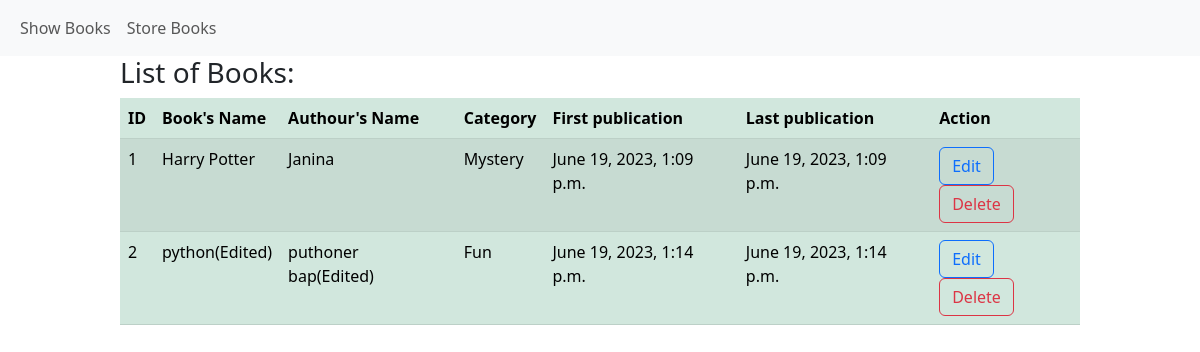
The page /show_books/ on the database as committed earlier.
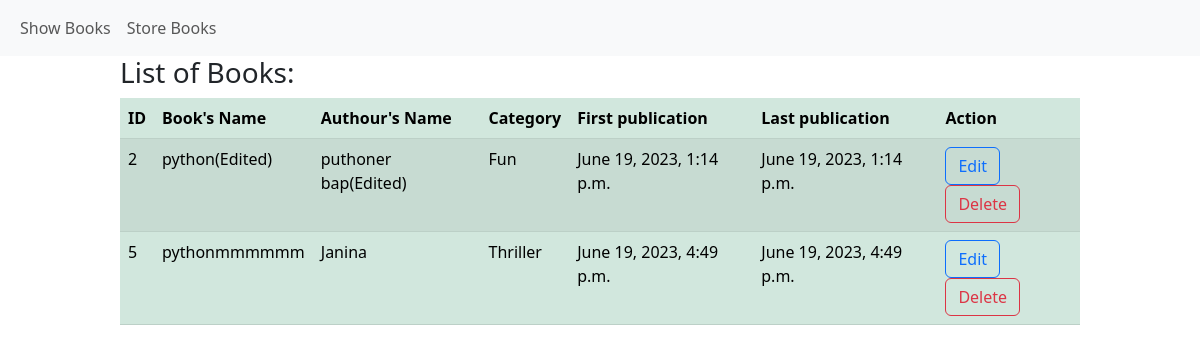
The same page on the database as committed later.
### book/models.py (models this page shows)
class BookStoreModel(models.Model):
    CATEGORY=(('Mystery','Mystery'),
              ('Thriller','Thriller'),
              ('Fun','Fun'),)
    id=models.IntegerField(primary_key=True)
    book_name=models.CharField(max_length=30)
    author_name=models.CharField(max_length=30)
    category=models.CharField(max_length=30,choices=CATEGORY)
    first_pub=models.DateTimeField(auto_now_add=True) #First date to entry/publication
    last_pub=models.DateTimeField(auto_now=True) #Last update

### book/views.py (the view)
# urls.py: path('show_books/',show_books,name='show_book'),
def show_books(request):
    book=BookStoreModel.objects.all()
    print(book)
    return render(request,'show_book.html',{'data':book})

### book/templates/show_book.html
{% extends "base.html" %}
{% block content %}
<div style="width:80%; margin:auto;">
    {% if data %}
    <h3>List of Books:</h3>
    <table class="table table-success table-striped">
        <thead>
            <tr>
                <th scope="col">ID</th>
                <th scope="col">Book's Name</th>
                <th scope="col">Authour's Name</th>
                <th scope="col">Category</th>
                <th scope="col">First publication</th>
                <th scope="col">Last publication</th>
                <th scope="col">Action</th>
            </tr>
        </thead>
        <tbody>
            {% for item in data %}
            <tr>
                <td>{{item.id}}</td>
                <td>{{item.book_name}}</td>
                <td>{{item.author_name}}</td>
                <td>{{item.category}}</td>
                <td>{{item.first_pub}}</td>
                <td>{{item.last_pub}}</td>
                <td>
                    <a href="{% url 'edit_book' id=item.id %}" class="btn btn-outline-primary">Edit</a>
                    <a href="{% url 'delete_book' id=item.id %}" class="btn btn-outline-danger">Delete</a>
                </td>
            </tr>
            {% endfor %}
        </tbody>
    </table>
    {% else %}
    <h3 class="p-3 mb-2 bg-danger text-white">No Data available</h3>
    {% endif %}
</div>
{% endblock %}

### book/templates/base.html (shortened to what this page needs)
<!DOCTYPE html>
<html lang="en">
<head>
    <link href="https://cdn.jsdelivr.net/npm/bootstrap@5.3.0/dist/css/bootstrap.min.css" rel="stylesheet"
>
</head>
<body>
    <nav class="navbar navbar-expand-lg bg-body-tertiary">
        <div class="container-fluid">
            <div class="collapse navbar-collapse" id="navbarNav">
                <ul class="navbar-nav">
                    <li class="nav-item">
                        <a class="nav-link" href="{% url 'show_book' %}">Show Books</a>
                    </li>
                    <li class="nav-item">
                        <a class="nav-link" href="{% url 'store_book' %}">Store Books</a>
                    </li>
                </ul>
            </div>
        </div>
    </nav>
    {% block content %} {% endblock %}
</body>
</html>

Rows that differ between the two databases and show on the page:
removed BookStoreModel: id "1", book_name "Harry Potter", author_name "Janina", category "Mystery", first_pub "June 19, 2023, 1:09 p.m.", last_pub "June 19, 2023, 1:09 p.m."
added BookStoreModel: id "5", book_name "pythonmmmmmm", author_name "Janina", category "Thriller", first_pub "June 19, 2023, 4:49 p.m.", last_pub "June 19, 2023, 4:49 p.m."
